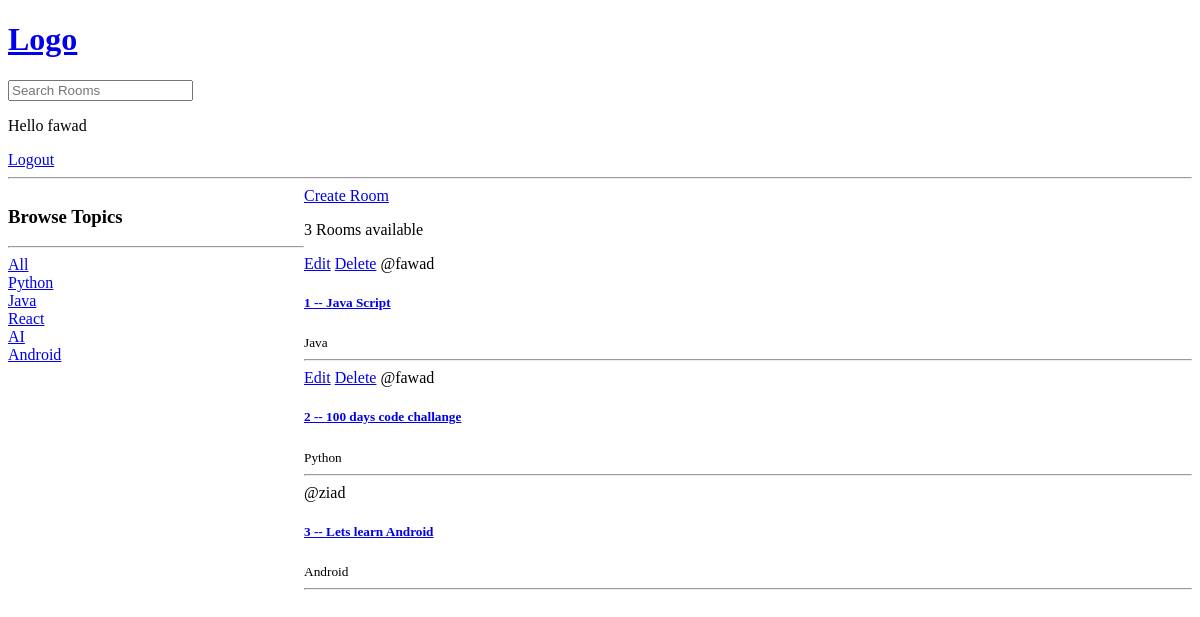
Page / (signed in) on the earlier database version.
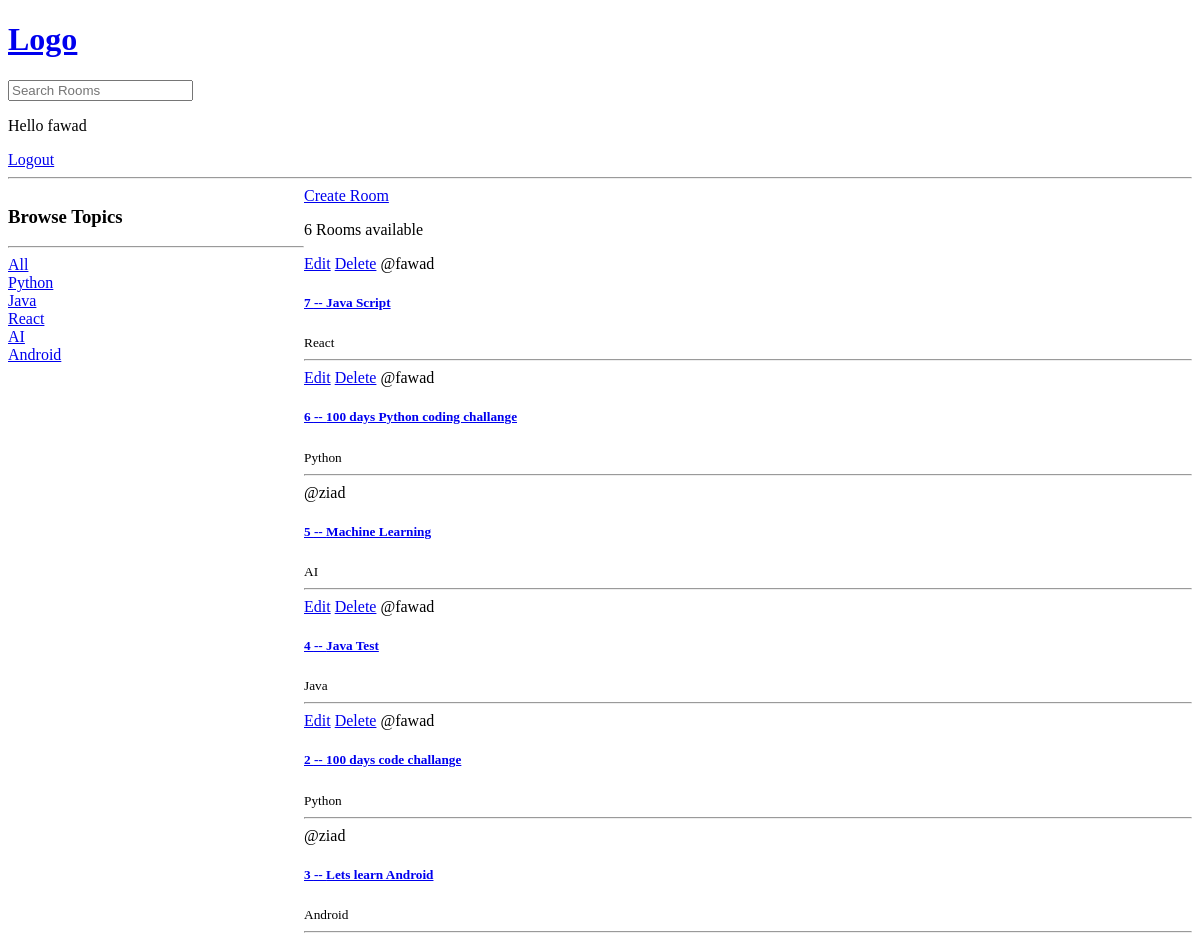
Same page on the later database version.
### base/models.py (models this page shows, shortened)
class Topic(models.Model):
    name = models.CharField(max_length=250)
    def __str__(self):
        return self.name

class Room(models.Model):
    host = models.ForeignKey(User, on_delete=models.SET_NULL, null=True)
    topic = models.ForeignKey(Topic, on_delete=models.SET_NULL, null=True)
    name = models.CharField(max_length=200)
    description = models.TextField(null=True, blank=True)
    participants = models.ManyToManyField(User, related_name='participants', blank=True)
    updated = models.DateTimeField(auto_now=True)
    created = models.DateTimeField(auto_now_add=True)
    class Meta:
        ordering = ['-updated','-created']

### base/views.py (the view)
# urls.py: path('', views.home, name="home"),
def home(request):
    q = request.GET.get('q') if request.GET.get('q') != None else ''
    rooms = Room.objects.filter(Q(topic__name__icontains=q) | Q(name__icontains=q) | Q(description__icontains=q))
    topics = Topic.objects.all()
    room_count = rooms.count()
    context = {'rooms': rooms, 'topics':topics, 'room_count': room_count}
    return render(request, 'base/home.html', context)

### base/templates/base/home.html (shortened to what this page needs)
{% extends 'main.html' %} {% block content %}
<div class="home-container">
  <div class="">
    <h3>Browse Topics</h3>
    <hr />
    <a href="{% url 'home' %}">All</a>
    {% for topic in topics %}
    <div>
      <a href="{% url 'home' %}?q={{topic}}">{{topic}}</a>
    </div>
    {% endfor %}
  </div>
  <div>
    <a href="{% url 'create-room' %}">Create Room</a>
    <div>
      <p>{{room_count}} Rooms available</p>
      {% for room in rooms %}
      {% if request.user == room.host %}
      <a href="{% url 'update-room' room.id %}">Edit</a>
      <a href="{% url 'delete-room' room.id %}">Delete</a>
      {% endif %}
      <span>@{{room.host.username}}</span>
      <a href="{% url 'room' room.id %}"
        ><h5>{{room.id}} -- {{room.name}}</h5></a
      >
      <small>{{room.topic.name}}</small>
      <hr />
      {% endfor %}
    </div>
  </div>
</div>
{% endblock %}

Differences in the rows shown:
removed Room: shows "Edit", host.username "fawad", id "1", name "Java Script", topic.name "Java"
added Room: shows "Edit", host.username "fawad", id "7", name "Java Script", topic.name "React"
added Room: shows "Edit", host.username "fawad", id "6", name "100 days Python coding challange", topic.name "Python"
added Room: host.username "ziad", id "5", name "Machine Learning", topic.name "AI"
added Room: shows "Edit", host.username "fawad", id "4", name "Java Test", topic.name "Java"
Other differences:
{{ room_count }}: "3" → "6"
